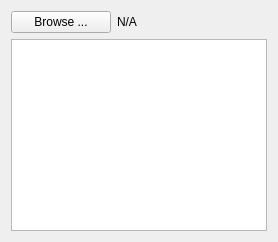
            <widget class="QWidget" name="tab">
             <attribute name="title">
              <string>Ascii</string>
             </attribute>
             <layout class="QVBoxLayout" name="verticalLayout_2">
              <item>
               <layout class="QHBoxLayout" name="horizontalLayout_3">
                <item>
                 <widget class="QPushButton" name="browse_ascii_button">
                  <property name="minimumSize">
                   <size>
                    <width>100</width>
                    <height>0</height>
                   </size>
                  </property>
                  <property name="maximumSize">
                   <size>
                    <width>100</width>
                    <height>16777215</height>
                   </size>
                  </property>
                  <property name="text">
                   <string>Browse ...</string>
                  </property>
                 </widget>
                </item>
                <item>
                 <widget class="QLabel" name="browse_ascii_name">
                  <property name="text">
                   <string>N/A</string>
                  </property>
                 </widget>
                </item>
               </layout>
              </item>
              <item>
               <widget class="QTextEdit" name="browse_ascii_text_edit">
                <property name="textInteractionFlags">
                 <set>Qt::TextSelectableByKeyboard|Qt::TextSelectableByMouse</set>
                </property>
               </widget>
              </item>
             </layout>
            </widget>
